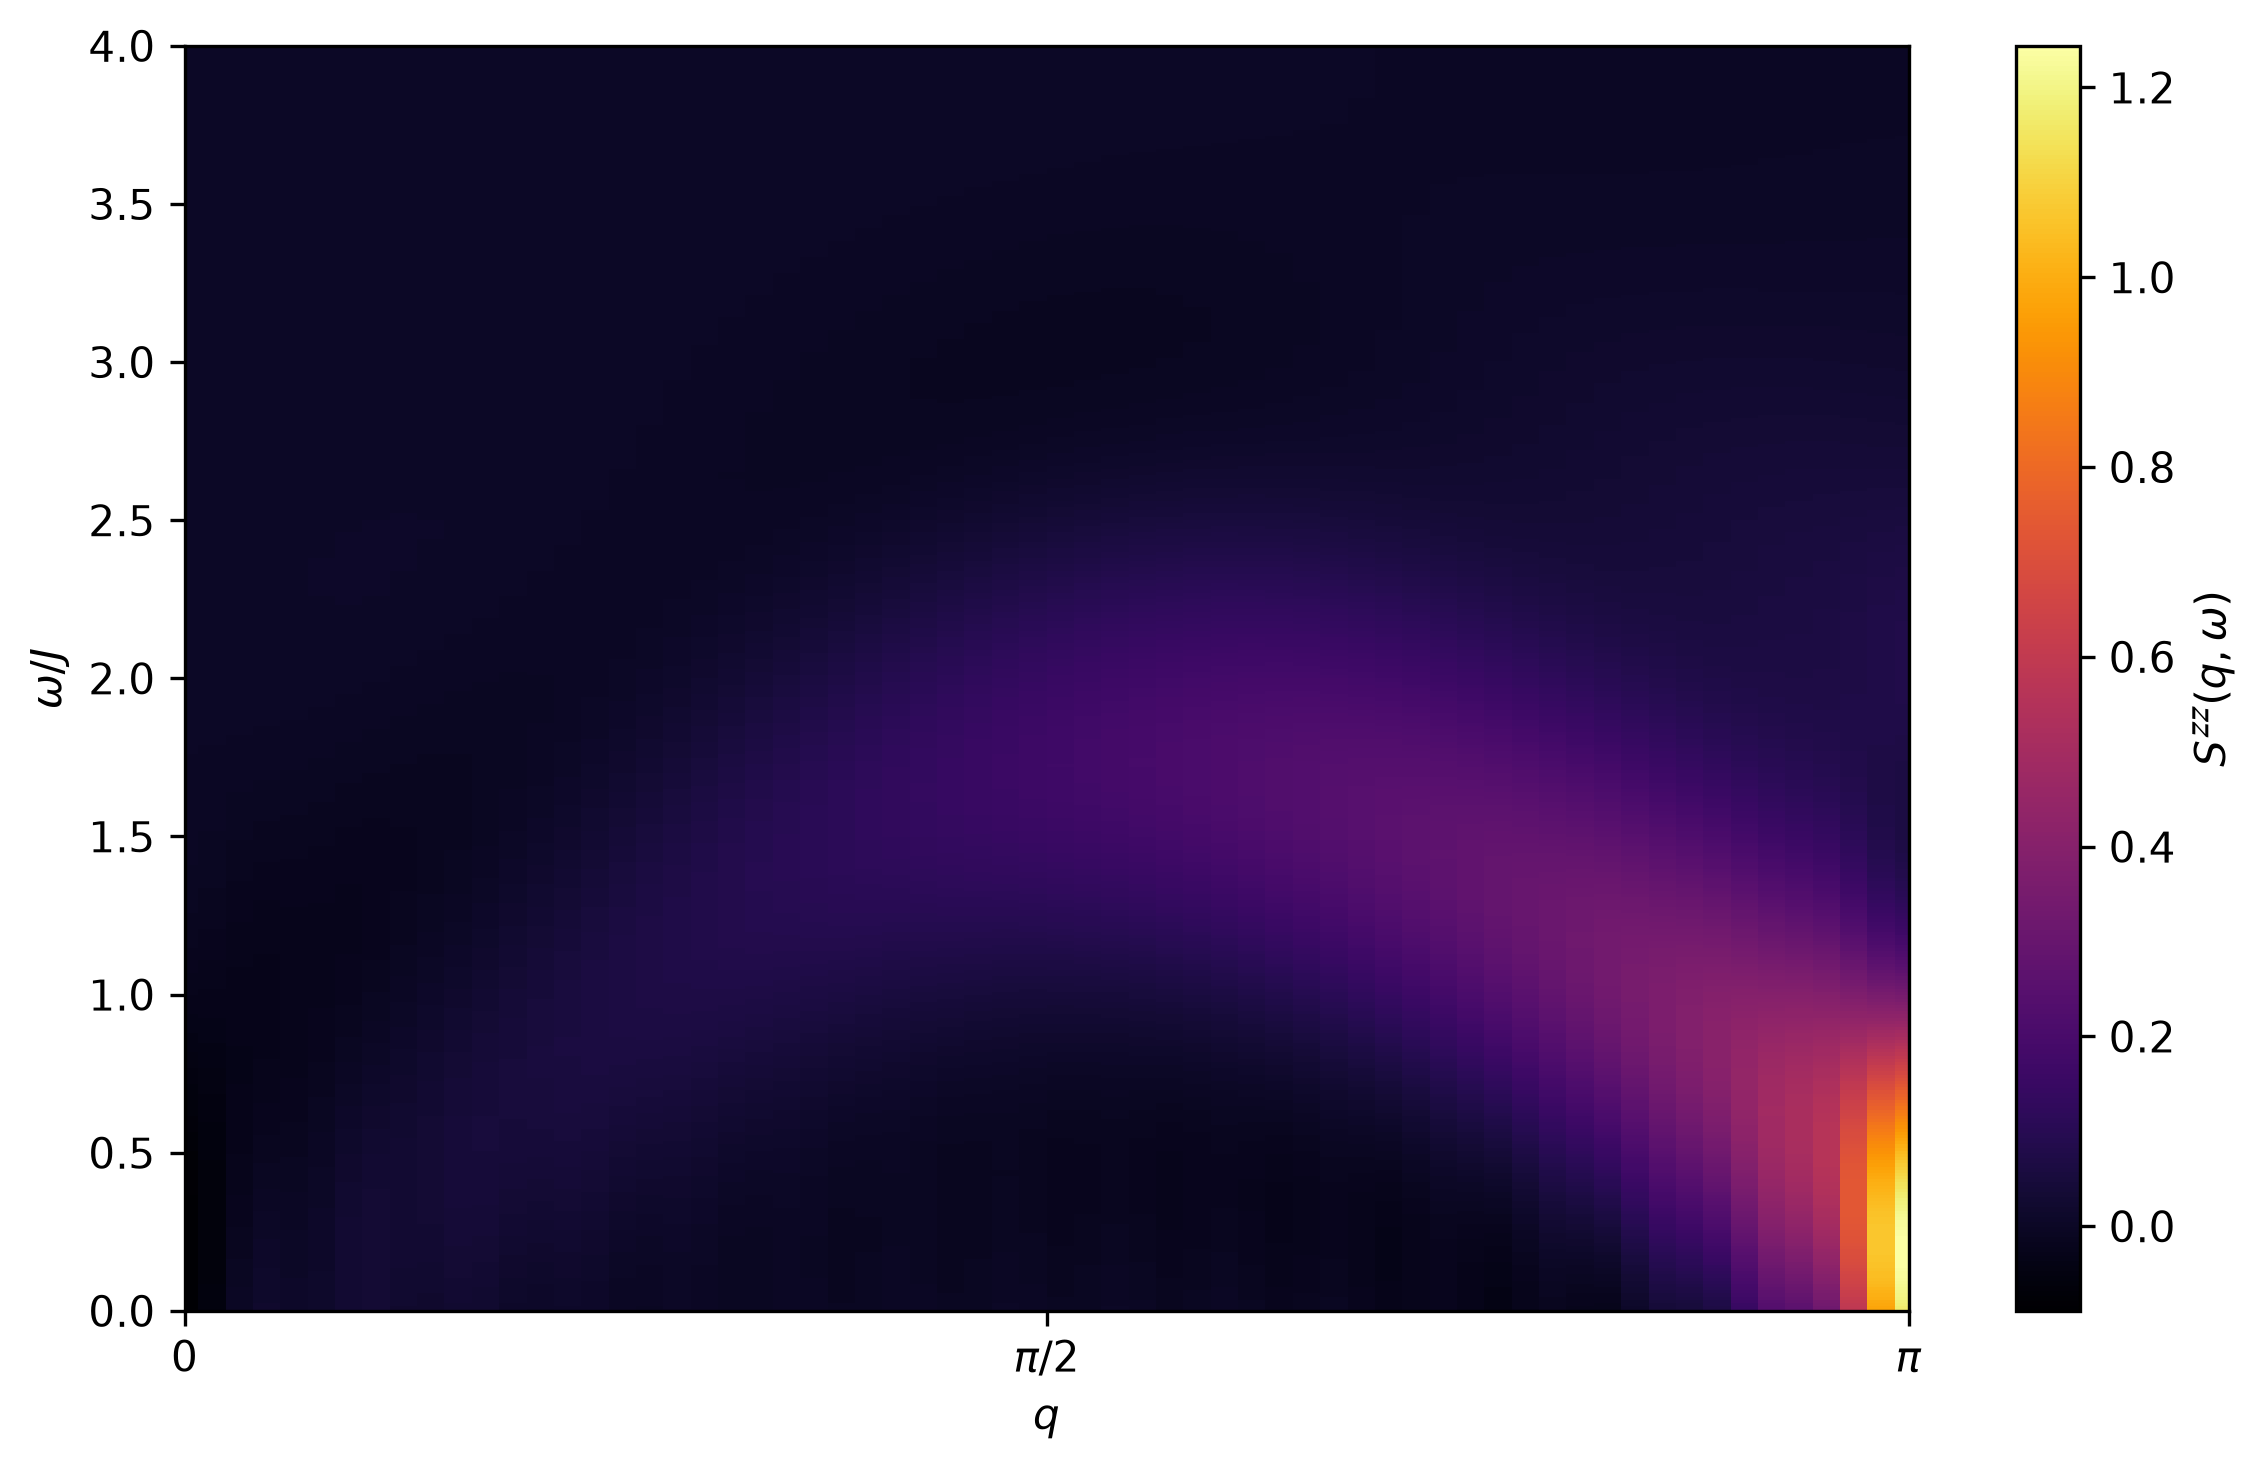

This figure's Python source:
"""
S(q,w) in 1次元 Heisenberg, L = 64 site using TEBD
中性子非弾性散乱は、磁性体のスピンの励起を、波数𝑞とエネルギー𝜔ごとに分けて測る。
測られる量を動的構造因子（dynamical structure factor, DSF）S(q,w)と呼ぶ。
S(q,w)は、位置が𝑟、時刻が𝑡だけ離れた 2 つのスピンの相関関数G(r,t)の Fourier変換である。

TEBD
│
├─ H
├─ ground state |ψ₀⟩ , E0     ← DMRG
│
├─ |φ(0)⟩ = Sᶻc|ψ₀⟩
│
├─ |φ(t)⟩ = exp(-iHt)|φ(0)⟩  ← TEBD
│
├─ G(r,t)
│
├─ Fourier transform -> G(q,t)
│
└─ Fourier transform -> S(q,ω)

鎖の長さは、乱れが端に届く時刻から決める。
Fourier 変換では時間と距離に窓関数を掛け、和を任意のq, wで評価する。
分解能は、𝜎𝜔 = 3/tmaxである。

"""

import numpy as np
import quimb as qu
import quimb.tensor as qtn

# Heisenberg Hamiltonian
L = 64
J = 1.0
H = qtn.MPO_ham_heis(L,j=J,cyclic=False)    # HeisenbergハミルトニアンをMPO形式で作る。周期境界条件にせず、両端を結ばない。OBC（開境界条件）

c = L // 2      # サイト中央
t_max = 20
dt = 0.05


# 2サイトDMRG
dmrg = qtn.DMRG2(H,bond_dims=[40, 60, 80, 100, 120],cutoffs=1e-10)  # DMRG計算を行うためのオブジェクト   # ボンド次元の上限を順番に変える。異なるボンド次元でエネルギーが変わらないかで収束を判定
dmrg.solve(tol=1e-8,verbosity=1)    # tolは収束判定の許容誤差を指定

# Ground state
psi0 = dmrg.state
E0 = dmrg.energy
print("Ground-state energy =", E0)
print("Energy per site      =", E0 / L)


# TEBDでG(n,c,t)を求める     15ページ参照
Sz = qu.spin_operator("z")
psi_exc = psi0.copy()
phi_0 = psi_exc.gate_(Sz, where=c, contract=True)       # |φ(0)⟩ = Sᶻc|ψ₀⟩

H_tebd = qtn.ham_1d_heis(L, j=J, cyclic=False)      # まずは1次元Heisenberg鎖のハミルトニアンを用意
tebd = qtn.TEBD(phi_0, H_tebd, dt=dt, split_opts={"max_bond": 128, "cutoff": 1e-10}, progbar=True)   # phi0 や H_tebd などを保持し、TEBD計算を行うためのオブジェクト
times = np.arange(0, t_max + dt, dt)                 # 等間隔の時刻の配列を生成
states = tebd.at_times(times, order=2)               # 2次のSuzuki-Trotter分解を使って時間発展を近似

# 時間ごとにG(n,t)を計算　ただし中心はc = L / 2
G = np.zeros((L, len(times)), dtype=complex)
for it in range(len(times)):
    t = times[it]
    phi_t = next(states)                                        # |φ(t)⟩ = U(t)|φ(0)⟩
    for n in range(L):
        phi_tmp = phi_t.copy()
        phi_tmp.gate_(Sz, where=n)                              # Sᶻc|φ(t)⟩
        G[n, it] = np.exp(1j * E0 * t) * (psi0.H @ phi_tmp)     # G(n,c,t) = e^iE0t <psi0| Sᶻc|φ(t)⟩

# DMRG・TEBDで計算した結果を保存
np.savez("correlation.npz", G=G, times=times, E0=E0)




# 保存した結果を読み込む、ここからフーリエ変換する
data = np.load("correlation.npz")
G = data["G"]
times = data["times"]
E0 = float(data["E0"])

# Spatial Fourier transformでG(q,t)を作る
r = np.arange(L) - c    # G(r,t)に
R = min(c, L - 1 - c)
r_pos = r[c + 1 : c + R + 1]
q_vals = np.linspace(0, np.pi, L)

Gqt = np.zeros((len(q_vals), len(times)), dtype=complex)
for iq in range(len(q_vals)):
    q = q_vals[iq]
    Gqt[iq, :] = (G[c, :]+ 2 * np.sum(np.cos(q * r_pos)[:, None] * G[c + 1 : c + R + 1, :],axis=0))


# Time Eourier transform
dt_obs = dt 
# Gaussian window
sigma_t = t_max / 3
window = np.exp(- (times**2 / (2 * sigma_t))**2)
Gqt_windowed = Gqt * window[None, :]

omega_vals = np.linspace(0, 4, 400)
Sqw = np.zeros((len(q_vals), len(omega_vals)))

for iq in range(len(q_vals)):
    for iw in range(len(omega_vals)):
        omega = omega_vals[iw]

        Sqw[iq, iw] = dt_obs / (2 * np.pi) * (Gqt_windowed[iq, 0] + 2 * np.real(np.sum(Gqt_windowed[iq, 1:]* np.exp(1j * omega * times[1:]))))

import matplotlib.pyplot as plt
iq = np.argmin(np.abs(q_vals - np.pi / 2))
plt.figure(figsize=(8, 5))
plt.plot(omega_vals, Sqw[iq, :])
plt.xlabel(r"$\omega/J$")
plt.ylabel(r"$S(\pi/2,\omega)$")
plt.tight_layout()
plt.savefig("sw_tebd.png", dpi=300, bbox_inches="tight")
plt.show()


plt.figure(figsize=(8, 5))
plt.pcolormesh(q_vals, omega_vals, Sqw.T, shading="auto", cmap="inferno")
plt.xlabel(r"$q$")
plt.ylabel(r"$\omega/J$")
plt.colorbar(label=r"$S^{zz}(q,\omega)$")
plt.xlim(0, np.pi)
plt.xticks([0, np.pi/2, np.pi], [r"$0$", r"${\pi}/{2}$", r"$\pi$"])
plt.ylim(0, 4)
plt.tight_layout()
plt.savefig("sqw_tebd.png", dpi=300, bbox_inches="tight")
plt.show()
